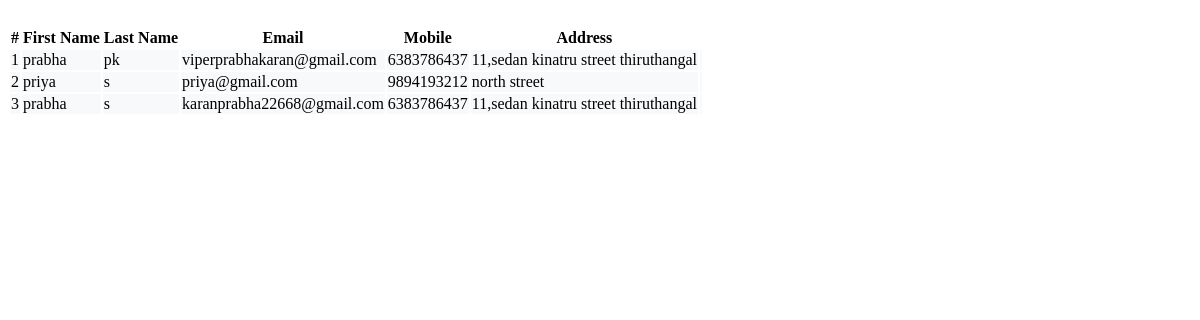
/admin/users.php, run on the app's committed database.
### tables this page shows
CREATE TABLE `user_info` (
  `user_id` int(10) NOT NULL,
  `first_name` varchar(100) NOT NULL,
  `last_name` varchar(100) NOT NULL,
  `email` varchar(300) NOT NULL,
  `password` varchar(300) NOT NULL,
  `mobile` varchar(10) NOT NULL,
  `address` varchar(300) NOT NULL,
  `train` varchar(100) NOT NULL
);

### admin/users.php (the view, shortened to what this page needs)
<?php
include 'db_connect.php';
$users = $conn->query("SELECT  first_name, last_name, email, mobile, address FROM user_info ");
?>
<div class="container-fluid">
    <br>
    <div class="row">
        <div class="card col-lg-12">
            <div class="card-body">
                <table class="table table-striped table-bordered col-md-12">
                    <thead>
                        <tr>
                            <th class="text-center">#</th>
                            <th class="text-center">First Name</th>
                            <th class="text-center">Last Name</th>
                            <th class="text-center">Email</th>
                            <th class="text-center">Mobile</th>
                            <th class="text-center">Address</th>
                        </tr>
                    </thead>
                    <tbody>
                        <?php $i = 1; while ($row = $users->fetch_assoc()): ?>
                            <tr>
                                <td><?php echo $i++; ?></td>
                                <td><?php echo $row['first_name']; ?></td>
                                <td><?php echo $row['last_name']; ?></td>
                                <td><?php echo $row['email']; ?></td>
                                <td><?php echo $row['mobile']; ?></td>
                                <td><?php echo $row['address']; ?></td>
                                <td>
                                </td>
                            </tr>
                        <?php endwhile; ?>
                    </tbody>
                </table>
            </div>
        </div>
    </div>
</div>

### admin/users.php (style rules this page uses)
.table-striped thead th { background-color: #ffffff; color: black; }
.table-striped tbody tr { background-color: #f8f9fa; }
.table-striped tbody td:nth-child(6) { text-align: left; }

### data on the page
user_info: first_name "prabha", last_name "pk", email "viperprabhakaran@gmail.com", mobile "6383786437", address "11,sedan kinatru street thiruthangal"
user_info: first_name "priya", last_name "s", email "priya@gmail.com", mobile "9894193212", address "north street"
user_info: first_name "prabha", last_name "s", email "karanprabha22668@gmail.com", mobile "6383786437", address "11,sedan kinatru street thiruthangal"
